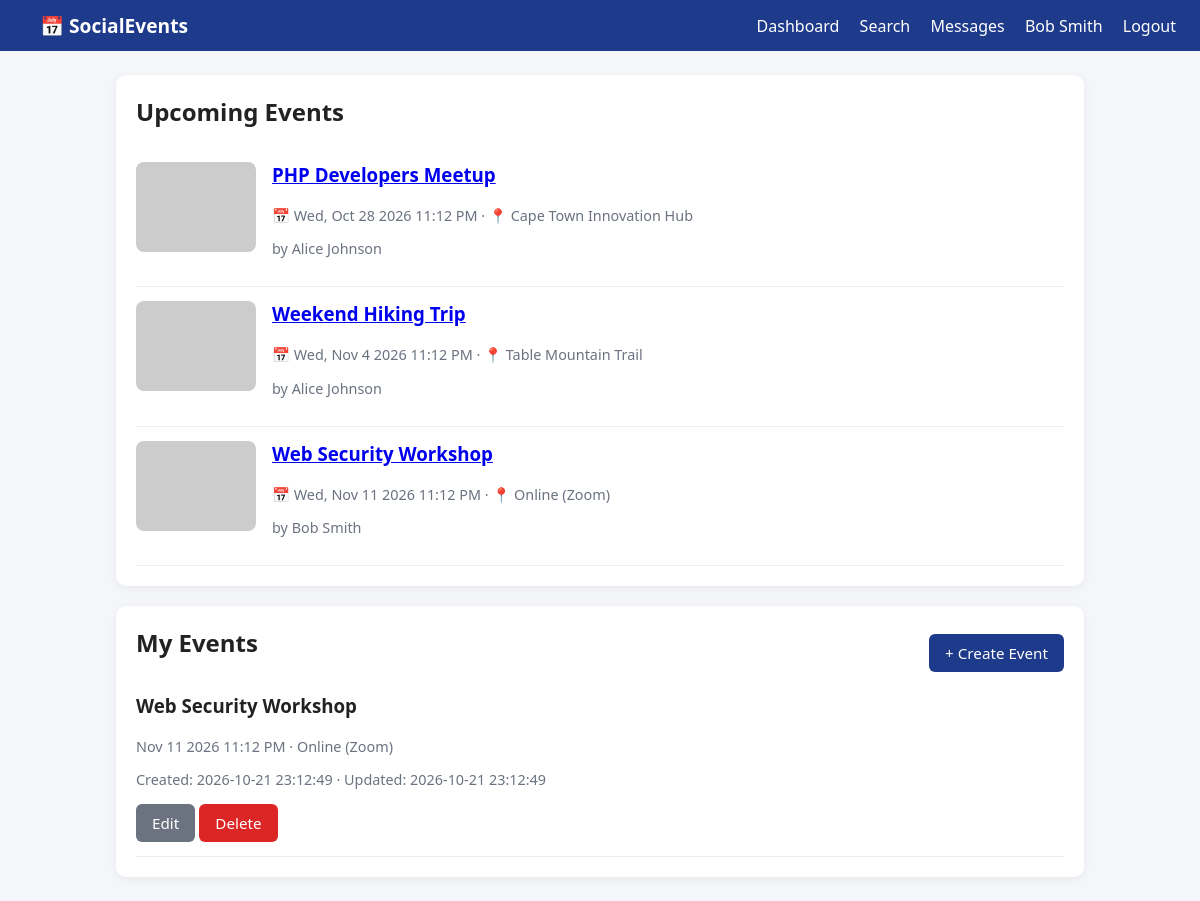
/index.php?page=dashboard (signed in), run on the app's committed database.
### tables this page shows
CREATE TABLE `events` (
    `id`          INT           NOT NULL AUTO_INCREMENT,
    `user_id`     INT           NOT NULL,
    `title`       VARCHAR(150)  NOT NULL,
    `description` TEXT          NOT NULL,
    `event_date`  DATETIME      NOT NULL,
    `location`    VARCHAR(200)  NOT NULL,
    `image`       VARCHAR(255)  DEFAULT NULL,
    `created_at`  TIMESTAMP     NOT NULL DEFAULT CURRENT_TIMESTAMP,
    `updated_at`  TIMESTAMP     NOT NULL DEFAULT CURRENT_TIMESTAMP ON UPDATE CURRENT_TIMESTAMP,
    PRIMARY KEY (`id`),
    KEY `idx_events_user` (`user_id`),
    KEY `idx_events_date` (`event_date`),
    CONSTRAINT `fk_events_user`
        FOREIGN KEY (`user_id`) REFERENCES `users` (`id`)
        ON DELETE CASCADE ON UPDATE CASCADE
);

CREATE TABLE `users` (
    `id`              INT           NOT NULL AUTO_INCREMENT,
    `full_name`       VARCHAR(100)  NOT NULL,
    `email`           VARCHAR(150)  NOT NULL,
    `password`        VARCHAR(255)  NOT NULL,
    `profile_picture` VARCHAR(255)  NOT NULL DEFAULT 'default.png',
    `reset_token`     VARCHAR(64)   DEFAULT NULL,
    `reset_expires`   DATETIME      DEFAULT NULL,
    `created_at`      TIMESTAMP     NOT NULL DEFAULT CURRENT_TIMESTAMP,
    PRIMARY KEY (`id`),
    UNIQUE KEY `uq_users_email` (`email`),
    KEY `idx_users_reset` (`reset_token`)
);

### index.php (the view, shortened to what this page needs)
<?php
try {
    $pdo = new PDO("mysql:host=" . DB_HOST . ";charset=utf8mb4", DB_USER, DB_PASS, [
        PDO::ATTR_ERRMODE => PDO::ERRMODE_EXCEPTION,
    ]);
    $pdo->exec("CREATE DATABASE IF NOT EXISTS `" . DB_NAME . "` CHARACTER SET utf8mb4 COLLATE utf8mb4_unicode_ci");
    $pdo = new PDO("mysql:host=" . DB_HOST . ";dbname=" . DB_NAME . ";charset=utf8mb4", DB_USER, DB_PASS, [
        PDO::ATTR_ERRMODE            => PDO::ERRMODE_EXCEPTION,
        PDO::ATTR_DEFAULT_FETCH_MODE => PDO::FETCH_ASSOC,
        PDO::ATTR_EMULATE_PREPARES   => false,
    ]);
    $pdo->exec("CREATE TABLE IF NOT EXISTS users (
        id INT AUTO_INCREMENT PRIMARY KEY,
        full_name VARCHAR(100) NOT NULL,
        email VARCHAR(150) NOT NULL UNIQUE,
        password VARCHAR(255) NOT NULL,
        profile_picture VARCHAR(255) DEFAULT 'default.png',
        reset_token VARCHAR(64) DEFAULT NULL,
        reset_expires DATETIME DEFAULT NULL,
        created_at TIMESTAMP DEFAULT CURRENT_TIMESTAMP
    ) ENGINE=InnoDB");
    $pdo->exec("CREATE TABLE IF NOT EXISTS events (
        id INT AUTO_INCREMENT PRIMARY KEY,
        user_id INT NOT NULL,
        title VARCHAR(150) NOT NULL,
        description TEXT NOT NULL,
        event_date DATETIME NOT NULL,
        location VARCHAR(200) NOT NULL,
        image VARCHAR(255) DEFAULT NULL,
        created_at TIMESTAMP DEFAULT CURRENT_TIMESTAMP,
        updated_at TIMESTAMP DEFAULT CURRENT_TIMESTAMP ON UPDATE CURRENT_TIMESTAMP,
        FOREIGN KEY (user_id) REFERENCES users(id) ON DELETE CASCADE
    ) ENGINE=InnoDB");
    $pdo->exec("CREATE TABLE IF NOT EXISTS messages (
        id INT AUTO_INCREMENT PRIMARY KEY,
        sender_id INT NOT NULL,
        receiver_id INT NOT NULL,
        message TEXT NOT NULL,
        created_at TIMESTAMP DEFAULT CURRENT_TIMESTAMP,
        FOREIGN KEY (sender_id) REFERENCES users(id) ON DELETE CASCADE,
        FOREIGN KEY (receiver_id) REFERENCES users(id) ON DELETE CASCADE,
        INDEX idx_conversation (sender_id, receiver_id)
    ) ENGINE=InnoDB");
} catch (PDOException $e) {
    die("DB error: " . htmlspecialchars($e->getMessage()));
}
function e($s) { return htmlspecialchars($s ?? '', ENT_QUOTES, 'UTF-8'); }
$page = $_GET['page'] ?? 'dashboard';
$logged = !empty($_SESSION['user_id']);
?>
<!DOCTYPE html>
<html lang="en">
<head>
</head>
<body>
<nav class="navbar">
    <a href="index.php?page=dashboard" class="brand">📅 SocialEvents</a>
    <div>
        <?php if ($logged): ?>
            <a href="index.php?page=dashboard">Dashboard</a>
            <a href="index.php?page=search">Search</a>
            <a href="index.php?page=messages">Messages</a>
            <a href="index.php?page=profile&id=<?= (int)$_SESSION['user_id'] ?>"><?= e($_SESSION['user_name']) ?></a>
            <a href="index.php?page=logout">Logout</a>
        <?php else: ?>
            <a href="index.php?page=login">Login</a>
            <a href="index.php?page=register">Register</a>
        <?php endif; ?>
    </div>
</nav>
<main class="container">
<?php
if ($page === 'register'):
    $errors = $_SESSION['register_errors'] ?? []; unset($_SESSION['register_errors']);
    $old    = $_SESSION['register_old']    ?? ['full_name'=>'','email'=>'']; unset($_SESSION['register_old']);
?>
    <div class="card" style="max-width:520px;margin:auto;">
        <h2>Create Account</h2>
        <?php foreach ($errors as $er): ?><p class="error"><?= e($er) ?></p><?php endforeach; ?>
        <form method="post" action="index.php?page=register" enctype="multipart/form-data" data-validate>
            <input type="hidden" name="csrf" value="<?= csrfToken() ?>">
            <label>Full Name</label>
            <input type="text" name="full_name" value="<?= e($old['full_name']) ?>" required>
            <label>Email</label>
            <input type="email" name="email" value="<?= e($old['email']) ?>" required>
            <label>Password (min 8 chars)</label>
            <input type="password" name="password" data-min="8" required>
            <label>Profile Picture (optional, max 2MB)</label>
            <input type="file" name="profile_picture" accept="image/*" data-preview="preview-reg">
            <img id="preview-reg" src="" style="display:none;max-width:120px;border-radius:50%;margin:8px 0;">
            <button class="btn" type="submit">Register</button>
        </form>
    </div>
<?php
elseif ($page === 'dashboard'):
    $upcoming = $pdo->query("SELECT e.*, u.full_name FROM events e JOIN users u ON e.user_id=u.id
                             WHERE e.event_date >= NOW() ORDER BY e.event_date ASC")->fetchAll();
    $s = $pdo->prepare("SELECT * FROM events WHERE user_id=? ORDER BY event_date DESC");
    $s->execute([$_SESSION['user_id']]);
    $mine = $s->fetchAll();
?>
    <div class="card">
        <h2>Upcoming Events</h2>
        <?php foreach ($upcoming as $ev): ?>
            <div class="event-card">
                <img class="event-thumb" src="uploads/events/<?= e($ev['image'] ?: 'placeholder.jpg') ?>"
                     onerror="this.src='https://via.placeholder.com/120x90?text=Event'">
                <div>
                    <h3><a href="index.php?page=event_view&id=<?= (int)$ev['id'] ?>"><?= e($ev['title']) ?></a></h3>
                    <p class="muted">📅 <?= e(date('D, M j Y g:i A', strtotime($ev['event_date']))) ?> · 📍 <?= e($ev['location']) ?></p>
                    <p class="muted">by <?= e($ev['full_name']) ?></p>
                </div>
            </div>
        <?php endforeach; ?>
    </div>
    <div class="card">
        <div style="display:flex;justify-content:space-between;align-items:center;">
            <h2>My Events</h2>
            <a class="btn" href="index.php?page=event_create">+ Create Event</a>
        </div>
        <?php foreach ($mine as $ev): ?>
            <div class="event-card">
                <div style="flex:1;">
                    <h3><?= e($ev['title']) ?></h3>
                    <p class="muted"><?= e(date('M j Y g:i A', strtotime($ev['event_date']))) ?> · <?= e($ev['location']) ?></p>
                    <p class="muted">Created: <?= e($ev['created_at']) ?> · Updated: <?= e($ev['updated_at']) ?></p>
                    <a class="btn secondary" href="index.php?page=event_edit&id=<?= (int)$ev['id'] ?>">Edit</a>
                    <a class="btn danger" href="index.php?page=event_delete&id=<?= (int)$ev['id'] ?>"
                       onclick="return confirm('Delete this event?')">Delete</a>
                </div>
            </div>
        <?php endforeach; ?>
    </div>
<?php
else: ?>
    <div class="card"><p class="muted">Page not found. <a href="index.php?page=dashboard">Go to dashboard</a></p></div>
<?php endif; ?>
</main>
</body>
</html>

### index.php (style rules this page uses)
* { box-sizing: border-box; }
body { margin:0; font-family: system-ui, Segoe UI, Arial, sans-serif; background:#f4f6f9; color:#222; }
.navbar { display:flex; justify-content:space-between; align-items:center; background:#1e3a8a; color:#fff; padding:12px 24px; }
.navbar a { color:#fff; text-decoration:none; margin-left:16px; }
.navbar .brand { font-weight:700; font-size:1.2rem; }
.container { max-width:1000px; margin:24px auto; padding:0 16px; }
.card { background:#fff; border-radius:10px; padding:20px; margin-bottom:20px; box-shadow:0 2px 8px rgba(0,0,0,.06); }
.btn { display:inline-block; background:#1e3a8a; color:#fff; padding:9px 16px; border:none; border-radius:6px; cursor:pointer; text-decoration:none; font-size:.95rem; }
.btn.secondary { background:#6b7280; }
.btn.danger { background:#dc2626; }
.event-card { display:flex; gap:16px; border-bottom:1px solid #eee; padding:14px 0; }
.event-card img.event-thumb { width:120px; height:90px; object-fit:cover; border-radius:8px; }
.muted { color:#6b7280; font-size:.9rem; }
h1,h2,h3 { margin-top:0; }

### data on the page
events: title "PHP Developers Meetup", event_date "Wed, Oct 28 2026 11:12 PM", location "Cape Town Innovation Hub", user.full_name "Alice Johnson"
events: title "Weekend Hiking Trip", event_date "Wed, Nov 4 2026 11:12 PM", location "Table Mountain Trail", user.full_name "Alice Johnson"
events: title "Web Security Workshop", event_date "Wed, Nov 11 2026 11:12 PM", location "Online (Zoom)", user.full_name "Bob Smith", event_date "Nov 11 2026 11:12 PM", created_at "2026-10-21 23:12:49", updated_at "2026-10-21 23:12:49"

### other printed values
$_SESSION['user_name'] "Bob Smith"
